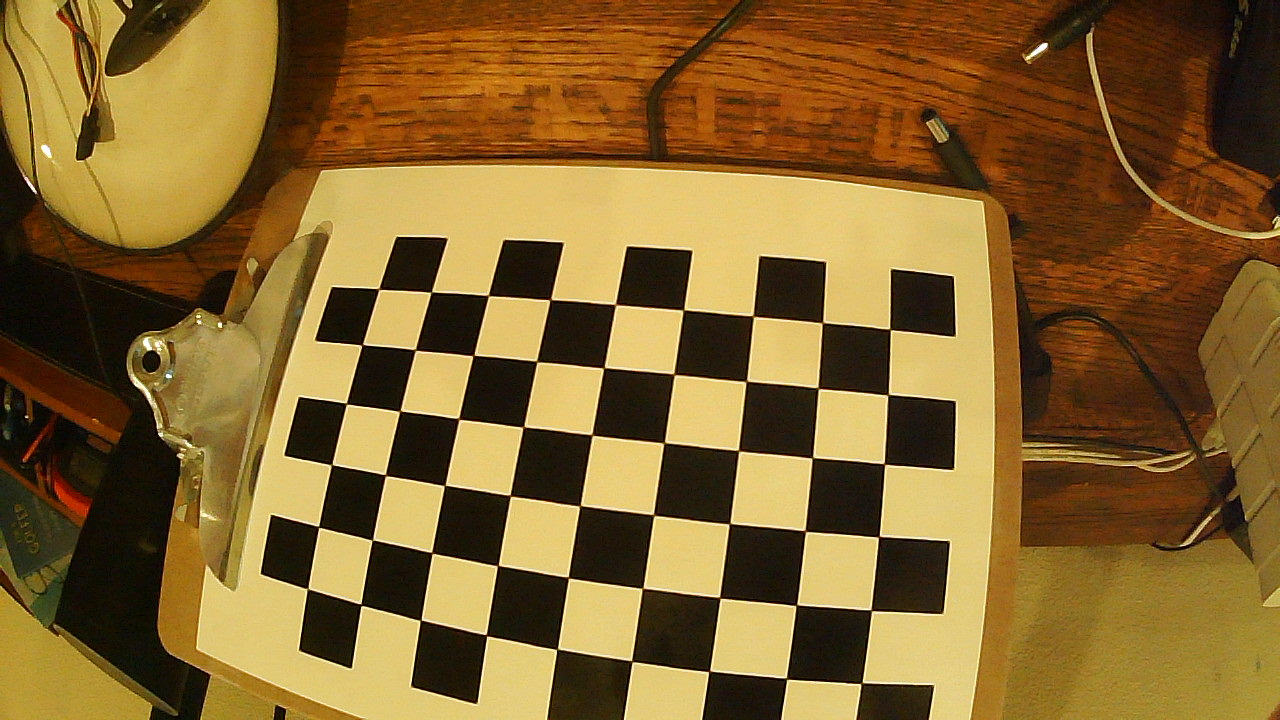
#> input picture notebooks/chessboard_images/mono/elp1_left_1280_720/capture_2017-09-24T17.31.09.645.png, 1280 x 720 px; its folder holds only this picture in this run
$ jupyter execute 'Camera Calibration.ipynb'   (shell and % lines are left out)
#> lines starting #> are read from the running program, lines starting #| are printed output that depends on the picture
[cell 1]
import matplotlib.pyplot as plt
import matplotlib.image as mpimg
import numpy as np
import cv2
import math
import os
from moviepy.editor import VideoFileClip
from IPython import display
import glob
import pickle
import ipywidgets
import math
import json

[cell 2]
class Camera:
    def __init__(self):
        self.calibrated = False

    def calibrate(self, calibration_images, show_annoted = False, show_corrected = False):
#> called with show_annoted = False, show_corrected = False
        w=9
        h=6
        pattern_size = (w,h)
        pattern_square_meters = 1


        # termination criteria
        criteria = (cv2.TERM_CRITERIA_EPS + cv2.TERM_CRITERIA_MAX_ITER, 30, 0.001)

        # prepare object points, like (0,0,0), (1,0,0), (2,0,0) ....,(6,5,0)
        single_object_points = np.zeros((w*h,3), np.float32)
        single_object_points[:,:2] = np.mgrid[0:w,0:h].T.reshape(-1,2) * pattern_square_meters

        all_object_points = []
        all_image_points = []
        im_shape = None

        for image_path in calibration_images:
            im = plt.imread(image_path)
#> im is the input picture: shape (720, 1280, 3) float32; mean R, G, B 0.515, 0.392, 0.185
            im_gray = cv2.cvtColor(im, cv2.COLOR_RGB2GRAY)
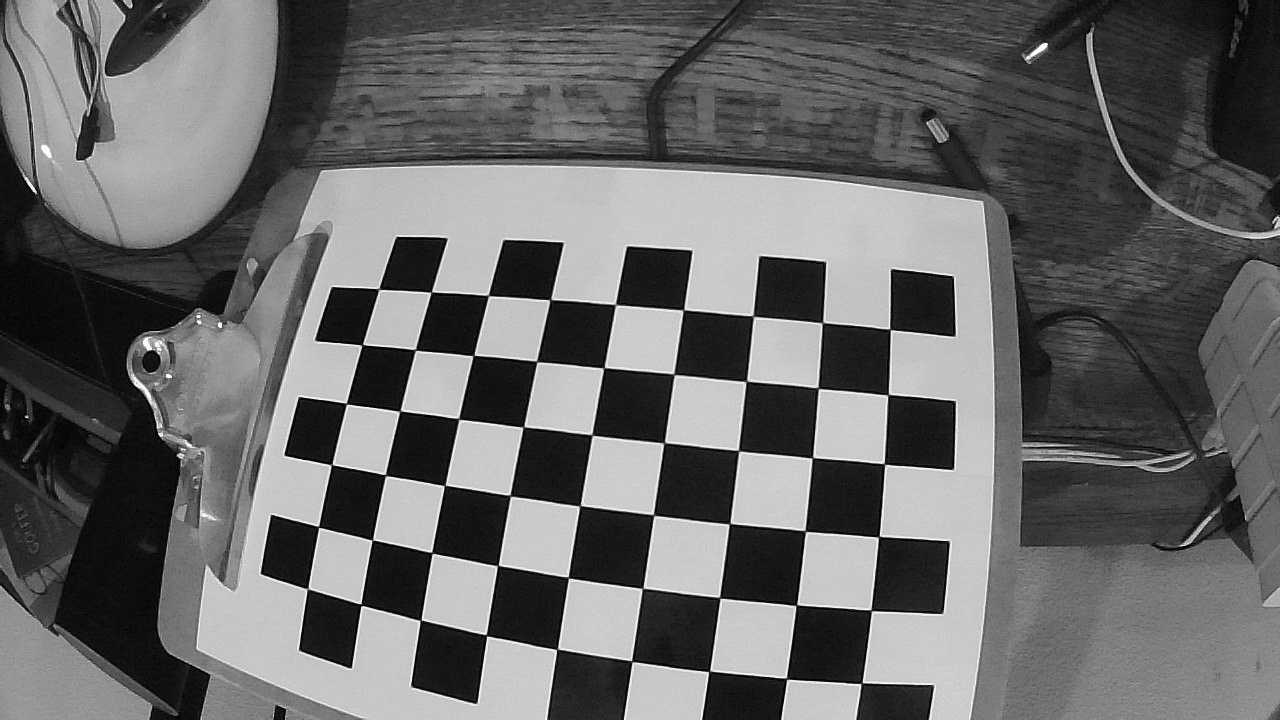
#> im_gray: shape (720, 1280) float32; min 0, max 1, mean 0.405
            im_gray = (im_gray*(np.max(im_gray)-np.min(im_gray))*255 ).astype('uint8')
            if im_shape == None:
                im_shape = im_gray.shape[::-1]
#> im_shape = (1280, 720)
            if im_gray.shape[::-1] != im_shape:
                raise( ValueError('image different shape: '+image_path))
            found,corners = cv2.findChessboardCorners(im_gray,(9,6),None)
#> found = True; corners = 54 rows, first 8: [861, 683.4], [786.5, 678.4], [708.8, 671.6], [631.7, 661], [556.6, 649.5], [486, 634.8], [420.6, 620.3], [361.4, 605]
            if found==False:
                continue
            corners2 = cv2.cornerSubPix(im_gray,corners,(11,11),(-1,-1),criteria)
#> corners2 = 54 rows, first 8: [861.5, 683.3], [786.5, 678.6], [709.2, 671.4], [631.8, 661.2], [557.1, 649.3], [486.4, 635.3], [420.6, 620.2], [361, 604.7]
            all_image_points.append(corners2)
            all_object_points.append(single_object_points)
            if show_annoted:
                plt.figure()
                im_annoted = cv2.drawChessboardCorners(im, pattern_size, corners2, found)
                plt.imshow(im_annoted)
        cx=im_shape[1]/2.
#> cx = 360
        cy=im_shape[0]/2.
#> cy = 640
        # set initial guess for camera matrix
        camera_matrix = np.array([ [1,0,cx], [0,1,cy], [0,0,1]])
#> camera_matrix = [[1, 0, 360], [0, 1, 640], [0, 0, 1]]

        ret, camera_matrix, dist_coefs, rvecs, tvecs = cv2.calibrateCamera(
            all_object_points,
            all_image_points,
            im_shape,
            camera_matrix,
            None,
            flags = cv2.CALIB_FIX_ASPECT_RATIO)
#> ret = 0.223; camera_matrix = [[748.9, 0, 662.7], [0, 748.9, 392.8], [0, 0, 1]]; dist_coefs = [[-0.432, 0.32, -0.00885, -0.000869, -0.187]]; rvecs = ([-0.181, -0.534, -2.97],); tvecs = ([2.56, 3.76, 8.58],)

        self.dist_coefs = dist_coefs
#> self.dist_coefs = [[-0.432, 0.32, -0.00885, -0.000869, -0.187]]
        self.camera_matrix = camera_matrix
#> self.camera_matrix = [[748.9, 0, 662.7], [0, 748.9, 392.8], [0, 0, 1]]
        self.calibrated = True
        if show_corrected:
            for image_path in calibration_images:
                im = plt.imread(image_path)
                plt.figure()
                plt.imshow(cv2.undistort(im,mtx,dst))

    def save_calibration(self, path=None):
        if path == None:
            path = 'camera_cal.pickle'
        cal = {}
        cal['dist_coefs'] = self.dist_coefs
        cal['camera_matrix'] = self.camera_matrix
        with open( path, "wb" )  as f:
            pickle.dump(cal,f)

    def load_calibration(self, path=None):
        if path == None:
            path = 'camera_cal.pickle'
        cal = {}
        try:
            with open( path, "rb" )  as f:
                cal = pickle.load(f)
                self.dist_coefs = cal['dist_coefs']
                self.camera_matrix = cal['camera_matrix']
                return True
        except:
            pass
        return False


    def undistort(self, im):
        if not self.calibrated:
            raise(ValueError('camera must first be calibrated'))
        return cv2.undistort(im,self.camera_matrix,self.dist_coefs)

[cell 3]
#run them all
chessboard_paths = glob.glob('chessboard_images/mono/*')
all_calibrations = dict()
for chessboard_path in sorted(chessboard_paths):
    camera_name = chessboard_path.split('/')[-1]
    camera = Camera()
    print(chessboard_path)
    camera.calibrate(calibration_images = glob.glob(chessboard_path+'/*.png'))
    cal = dict()
    cal['dist_coefs'] = camera.dist_coefs.tolist()
    cal['camera_matrix'] = camera.camera_matrix.tolist()
    all_calibrations[camera_name] = cal
#> pass 2 of the loop `for chessboard_path in sorted(chessboard_paths):`:
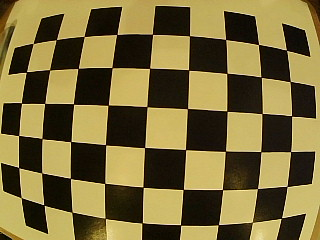
#> input picture notebooks/chessboard_images/mono/elp1_left_320_240/capture_2017-09-24T12.58.28.100.png, 320 x 240 px
#> in calibrate, im is the input picture: shape (240, 320, 3) float32; mean R, G, B 0.475, 0.419, 0.233
#> in calibrate (call 2), `im_gray = cv2.cvtColor(im, cv2.COLOR_RGB2GRAY)`:
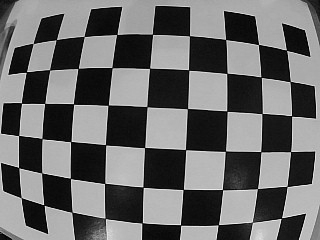
#> im_gray: shape (240, 320) float32; min 0.00117, max 0.958, mean 0.414
#> corners = 54 rows, first 8: [281.5, 217.9], [252.4, 222.3], [218.4, 224.7], [180.6, 225], [142.1, 222.8], [105.4, 218.3], [71.86, 212.4], [43.76, 204.9]
#> corners2 = 54 rows, first 8: [281.5, 218.3], [252.4, 222.4], [218.3, 224.8], [180.6, 224.9], [142.2, 222.9], [105.4, 218.6], [71.8, 212.2], [43.85, 205.2]
#> in calibrate (call 2), `ret, camera_matrix, dist_coefs, rvecs, tvecs = cv2.calibrateCamera( al..`: ret = 0.168; camera_matrix = [[249.6, 0, 167.8], [0, 249.6, 120.2], [0, 0, 1]]; dist_coefs = [[-0.495, 0.295, 0.00219, 0.000149, -0.103]]; rvecs = ([-0.0109, -0.132, -3.09],); tvecs = ([3.33, 2.86, 5.82],)
#> self.dist_coefs = [[-0.495, 0.295, 0.00219, 0.000149, -0.103]]
#> self.camera_matrix = [[249.6, 0, 167.8], [0, 249.6, 120.2], [0, 0, 1]]
print(json.dumps(all_calibrations, indent=1))
#> (printed output is left out)
